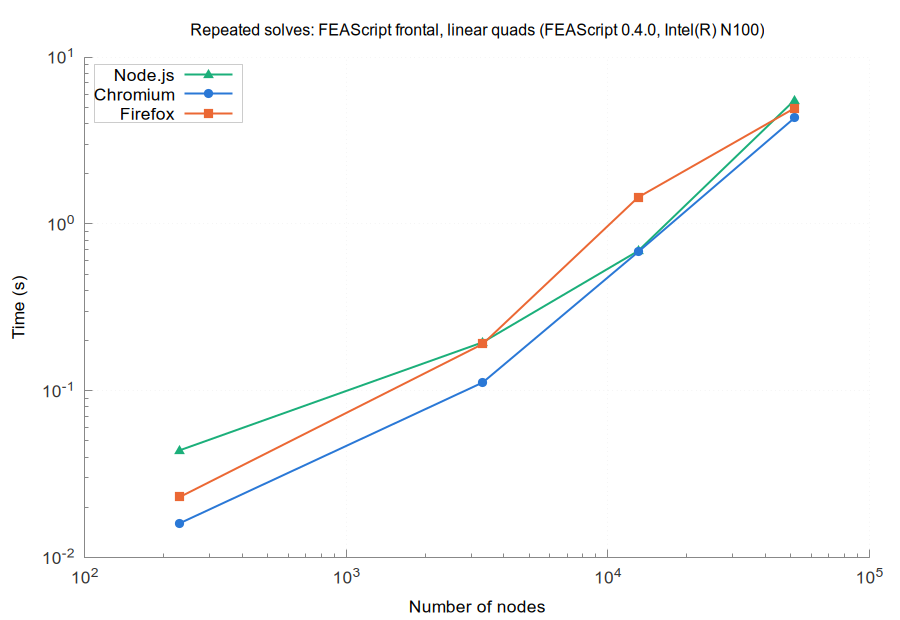

Here is the gnuplot script that generated this plot:
set terminal pngcairo size 900,620 font 'Arial,13'
set border 3 lc rgb '#888888'; set tics nomirror tc rgb '#333333'
set grid lc rgb '#e6e6e6' lw 1; set key top left box lc rgb '#cccccc' opaque
set logscale xy; set format y '10^{%L}'; set format x '10^{%L}'
set output 'browsers_FEAScript_frontal_linear_quads_repeated.png'
set title 'Repeated solves: FEAScript frontal, linear quads (FEAScript 0.4.0, Intel(R) N100)' font 'Arial,12'
set xlabel 'Number of nodes'
set ylabel 'Time (s)'
plot 'browsers_FEAScript_frontal_linear_quads_repeated_node.dat' u 1:2 w lp lw 2 pt 9 ps 1.2 lc rgb '#1baf7a' t 'Node.js', \
     'browsers_FEAScript_frontal_linear_quads_repeated_chromium.dat' u 1:2 w lp lw 2 pt 7 ps 1.2 lc rgb '#2a78d6' t 'Chromium', \
     'browsers_FEAScript_frontal_linear_quads_repeated_firefox.dat' u 1:2 w lp lw 2 pt 5 ps 1.2 lc rgb '#eb6834' t 'Firefox'
